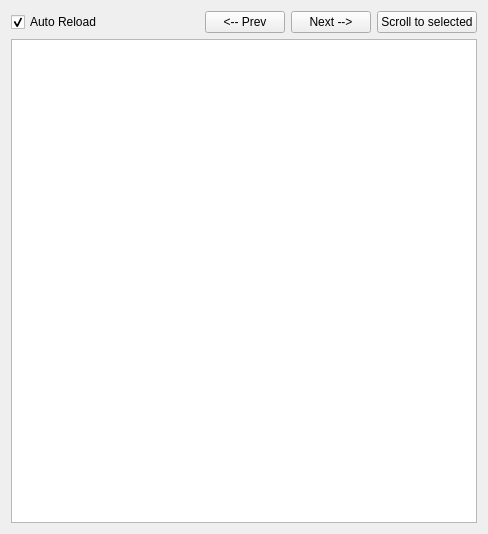
<?xml version="1.0" encoding="UTF-8"?>
<ui version="4.0">
 <class>AnnotationSequencesWidget</class>
 <widget class="QWidget" name="AnnotationSequencesWidget">
  <property name="geometry">
   <rect>
    <x>0</x>
    <y>0</y>
    <width>488</width>
    <height>534</height>
   </rect>
  </property>
  <property name="windowTitle">
   <string>Sequences</string>
  </property>
  <property name="styleSheet">
   <string notr="true"/>
  </property>
  <layout class="QVBoxLayout" name="verticalLayout_2">
   <item>
    <layout class="QVBoxLayout" name="verticalLayout">
     <item>
      <layout class="QHBoxLayout" name="horizontalLayout">
       <item>
        <widget class="QCheckBox" name="autoReloadCheckBox">
         <property name="enabled">
          <bool>true</bool>
         </property>
         <property name="text">
          <string>Auto Reload</string>
         </property>
         <property name="checked">
          <bool>true</bool>
         </property>
        </widget>
       </item>
       <item>
        <spacer name="horizontalSpacer">
         <property name="orientation">
          <enum>Qt::Horizontal</enum>
         </property>
         <property name="sizeHint" stdset="0">
          <size>
           <width>40</width>
           <height>20</height>
          </size>
         </property>
        </spacer>
       </item>
       <item>
        <widget class="QPushButton" name="prevButton">
         <property name="enabled">
          <bool>true</bool>
         </property>
         <property name="text">
          <string>&lt;-- Prev</string>
         </property>
        </widget>
       </item>
       <item>
        <widget class="QPushButton" name="nextButton">
         <property name="enabled">
          <bool>true</bool>
         </property>
         <property name="text">
          <string>Next --&gt;</string>
         </property>
        </widget>
       </item>
       <item>
        <widget class="QPushButton" name="scrollToButton">
         <property name="text">
          <string>Scroll to selected</string>
         </property>
        </widget>
       </item>
      </layout>
     </item>
     <item>
      <widget class="EditorSequencesListWidget" name="fileListWidget">
       <property name="styleSheet">
        <string notr="true">/*QListWidget::item {
	border: transparent;
}
 
QListWidget::item:!selected:hover {
	background: transparent
}
 
QListWidget::item:selected:!hover{
	background: transparent
}
 
QListWidget::item:selected:hover{
	background: transparent
}
*/

QListWidget::item
{
	color: rgba(255, 255, 255, 200);
}

QListWidget::item:selected{
	background: rgba(255, 165, 0, 120);
}

QListWidget::item
{
 /* Won't work without borders set */
    border: 0px;

    padding-left: 25px;
}</string>
       </property>
       <property name="editTriggers">
        <set>QAbstractItemView::NoEditTriggers</set>
       </property>
       <property name="selectionMode">
        <enum>QAbstractItemView::SingleSelection</enum>
       </property>
       <property name="selectionBehavior">
        <enum>QAbstractItemView::SelectRows</enum>
       </property>
       <property name="uniformItemSizes">
        <bool>false</bool>
       </property>
      </widget>
     </item>
    </layout>
   </item>
  </layout>
 </widget>
 <layoutdefault spacing="6" margin="11"/>
 <customwidgets>
  <customwidget>
   <class>EditorSequencesListWidget</class>
   <extends>QListWidget</extends>
   <header>EditorSequencesListWidget.h</header>
   <slots>
    <signal>mouseReleased()</signal>
   </slots>
  </customwidget>
 </customwidgets>
 <resources/>
 <connections>
  <connection>
   <sender>autoReloadCheckBox</sender>
   <signal>clicked()</signal>
   <receiver>AnnotationSequencesWidget</receiver>
   <slot>onAutoReloadChecked()</slot>
   <hints>
    <hint type="sourcelabel">
     <x>51</x>
     <y>20</y>
    </hint>
    <hint type="destinationlabel">
     <x>220</x>
     <y>198</y>
    </hint>
   </hints>
  </connection>
  <connection>
   <sender>scrollToButton</sender>
   <signal>clicked()</signal>
   <receiver>AnnotationSequencesWidget</receiver>
   <slot>scrollToSelectedItem()</slot>
   <hints>
    <hint type="sourcelabel">
     <x>385</x>
     <y>22</y>
    </hint>
    <hint type="destinationlabel">
     <x>220</x>
     <y>198</y>
    </hint>
   </hints>
  </connection>
  <connection>
   <sender>prevButton</sender>
   <signal>clicked()</signal>
   <receiver>AnnotationSequencesWidget</receiver>
   <slot>onPrevButtonClicked()</slot>
   <hints>
    <hint type="sourcelabel">
     <x>216</x>
     <y>22</y>
    </hint>
    <hint type="destinationlabel">
     <x>220</x>
     <y>198</y>
    </hint>
   </hints>
  </connection>
  <connection>
   <sender>nextButton</sender>
   <signal>clicked()</signal>
   <receiver>AnnotationSequencesWidget</receiver>
   <slot>onNextButtonClicked()</slot>
   <hints>
    <hint type="sourcelabel">
     <x>297</x>
     <y>22</y>
    </hint>
    <hint type="destinationlabel">
     <x>220</x>
     <y>198</y>
    </hint>
   </hints>
  </connection>
  <connection>
   <sender>fileListWidget</sender>
   <signal>mouseReleased()</signal>
   <receiver>AnnotationSequencesWidget</receiver>
   <slot>onListMouseReleased()</slot>
   <hints>
    <hint type="sourcelabel">
     <x>242</x>
     <y>287</y>
    </hint>
    <hint type="destinationlabel">
     <x>242</x>
     <y>272</y>
    </hint>
   </hints>
  </connection>
 </connections>
 <slots>
  <slot>onAutoReloadChecked()</slot>
  <slot>scrollToSelectedItem()</slot>
  <slot>onPrevButtonClicked()</slot>
  <slot>onNextButtonClicked()</slot>
  <slot>onListMouseReleased()</slot>
 </slots>
</ui>
